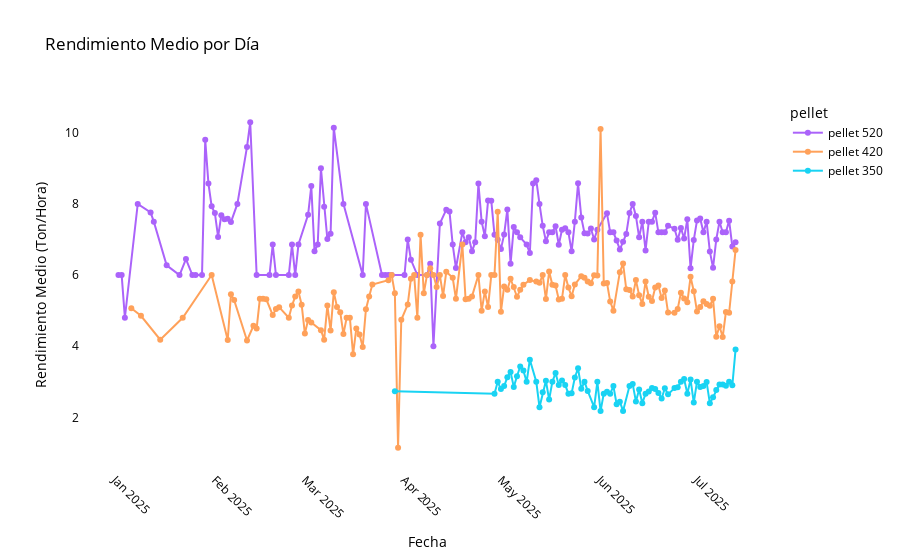

Write notebook code for a chart like this one.
### Code cell
import plotly.express as px

fig = px.line(
    summary_pel_date,
    x="Fecha",
    y="rendimiento_medio",
    color="pellet",
    markers=True,
    color_discrete_map={
        "sin_obs": "#17877D",
        "con_obs": "#5A5A5A",
        "otro":    "#F6B27A",
    },
    title="Rendimiento Medio por Día"
)

fig.update_layout(
    xaxis_title="Fecha",
    yaxis_title="Rendimiento Medio (Ton/Hora)",
    plot_bgcolor="rgba(0,0,0,0)",
    paper_bgcolor="rgba(0,0,0,0)",
    font=dict(color="black"),
    xaxis=dict(tickangle=45)
)
fig.show()
